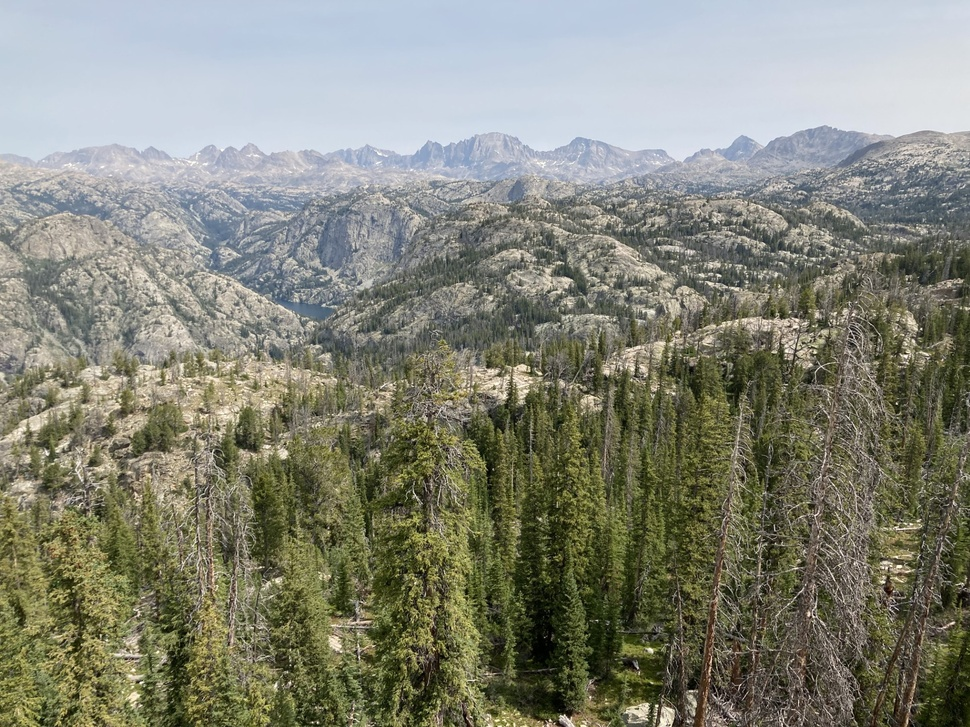
#> input picture clahe_test_og.jpg, 970 x 727 px, shrunk from 1920 x 1440 before the run, given in place of video_capture_2024-07-01_09-08-21.mp4, which was not available
$ jupyter execute --allow-errors preprocessing.ipynb
#> lines starting #> are read from the running program, lines starting #| are printed output that depends on the picture; pictures that were not available may be replaced by others from this repository, and a replacement may not be noted
[cell 1]
import cv2
import numpy as np
import matplotlib.pyplot as plt

[cell 2]
video = 'July/videos/video_capture_2024-07-01_09-08-21.mp4'
cap = cv2.VideoCapture(video)
_, frame = cap.read()
#> frame is the input picture: shape (727, 970, 3); mean B, G, R 119.3, 133.1, 131.6
frame = cv2.cvtColor(frame, cv2.COLOR_BGR2RGB)

[cell 3]
img = frame.copy()

plt.imshow(img, cmap='gray')
plt.show()
plt.close()

hist,bins = np.histogram(img.flatten(),256,[0,256])
#> hist = 256 values, max 23578 at index 224, min 73 at index 254, mean 8263.9; bins = 257 values from 0 to 256

cdf = hist.cumsum()
#> cdf = 256 values from 5416 to 2115570
cdf_normalized = cdf * float(hist.max()) / cdf.max()
#> cdf_normalized = 256 values from 60.36 to 23578


plt.plot(cdf_normalized, color = 'b')
plt.hist(img.flatten(),256,[0,256], color = 'r')
plt.xlim([0,256])
plt.legend(('cdf','histogram'), loc = 'upper left')
plt.show()
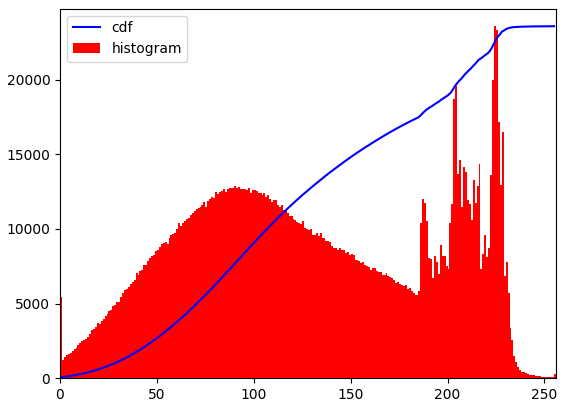
#> figure drawn by matplotlib, 1 panel; tallest bar 23578 high, from x = 224 to 225; curve peaks at x = 255, y = 23578

[cell 4]
cdf_m = np.ma.masked_equal(cdf,0)
cdf_m = (cdf_m - cdf_m.min())*255/(cdf_m.max()-cdf_m.min())
cdf = np.ma.filled(cdf_m,0).astype('uint8')
#> cdf = 256 values from 0 to 255

[cell 5]
img2 = cdf[img]
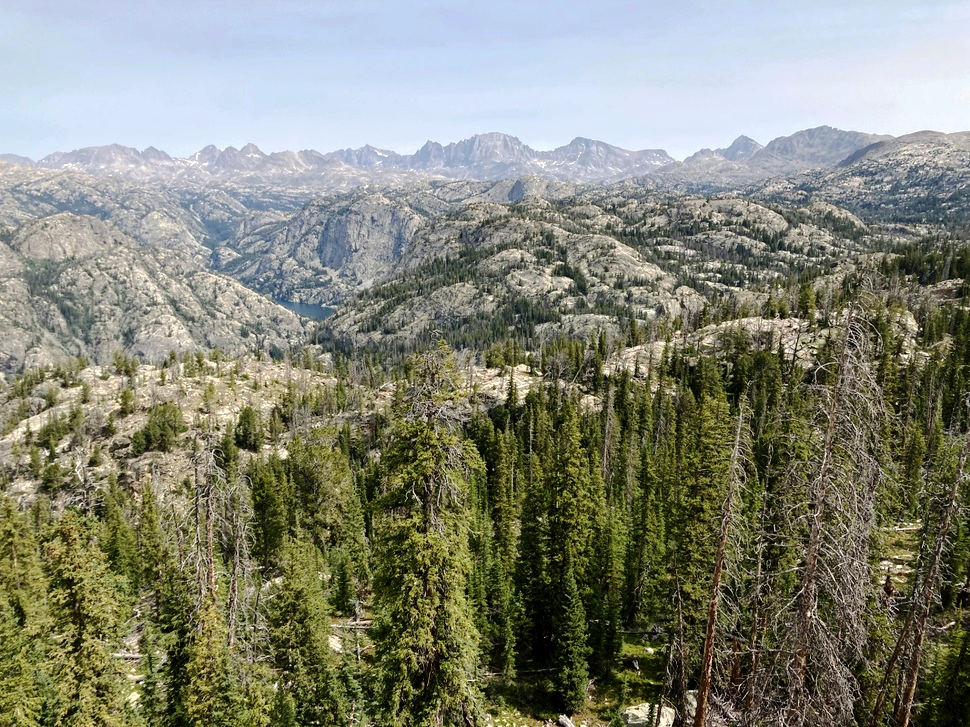
#> img2: shape (727, 970, 3); mean R, G, B 130.9, 133.3, 117.7

[cell 6]
plt.imshow(img2, cmap='gray')
plt.show()
plt.close()

hist,bins = np.histogram(img2.flatten(),256,[0,256])
#> hist = 256 values, max 23578 at index 242, min 0 at index 34, mean 8263.9

cdf = hist.cumsum()
#> cdf = 256 values from 12933 to 2115570
cdf_normalized = cdf * float(hist.max()) / cdf.max()
#> cdf_normalized = 256 values from 144.1 to 23578


plt.plot(cdf_normalized, color = 'b')
plt.hist(img2.flatten(),256,[0,256], color = 'r')
plt.xlim([0,256])
plt.legend(('cdf','histogram'), loc = 'upper left')
plt.show()
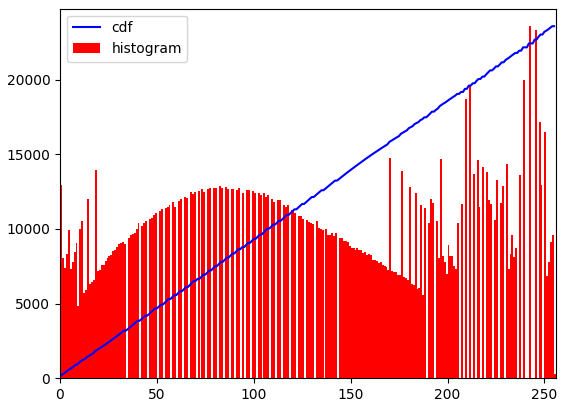
#> figure drawn by matplotlib, 1 panel; tallest bar 23578 high, from x = 242 to 243; curve peaks at x = 255, y = 23578
